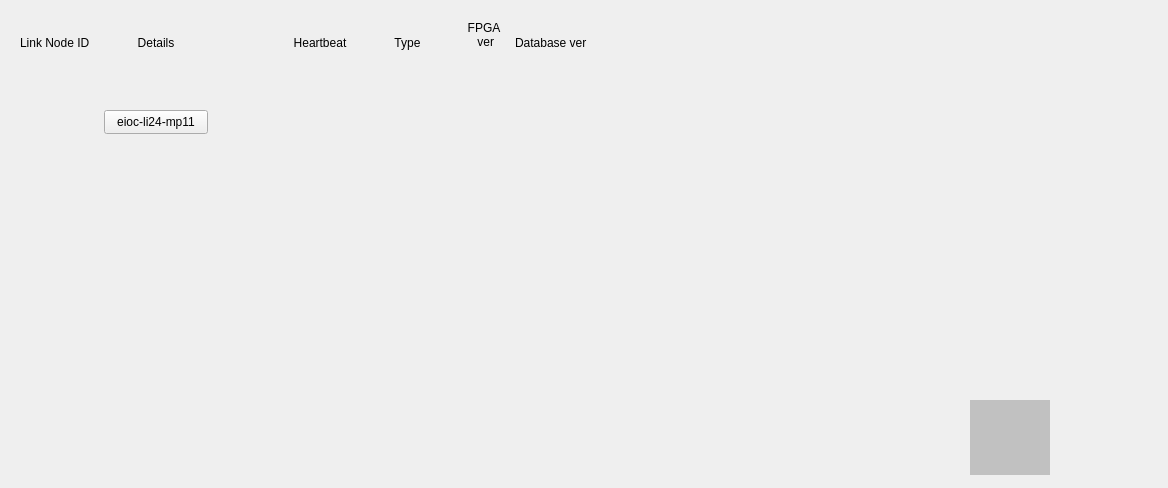
<?xml version="1.0" encoding="UTF-8"?>
<ui version="4.0">
 <class>Form</class>
 <widget class="QWidget" name="Form">
  <property name="geometry">
   <rect>
    <x>0</x>
    <y>0</y>
    <width>1168</width>
    <height>488</height>
   </rect>
  </property>
  <property name="windowTitle">
   <string>MPS LI24 Main</string>
  </property>
  <widget class="PyDMFrame" name="PyDMFrame">
   <property name="geometry">
    <rect>
     <x>10</x>
     <y>10</y>
     <width>650</width>
     <height>181</height>
    </rect>
   </property>
   <property name="toolTip">
    <string/>
   </property>
   <widget class="PyDMEmbeddedDisplay" name="PyDMEmbeddedDisplay">
    <property name="geometry">
     <rect>
      <x>60</x>
      <y>50</y>
      <width>561</width>
      <height>31</height>
     </rect>
    </property>
    <property name="toolTip">
     <string/>
    </property>
    <property name="macros" stdset="0">
     <string>{&quot;DEV&quot;: &quot;EIOC&quot;, &quot;LOCA&quot;: &quot;LI24&quot;, &quot;INST&quot;: &quot;MP01&quot;, &quot;DEV2&quot;: &quot;MPS&quot;, &quot;inst&quot;: &quot;mp01&quot;, &quot;loca&quot;: &quot;li24&quot;, &quot;DEV3&quot;: &quot;EIOC&quot;, &quot;file&quot;: &quot;mps_linknode&quot;, &quot;LOCA1&quot;: &quot;LI24&quot;}</string>
    </property>
    <property name="filename" stdset="0">
     <string>LinkNode_embeded_2.ui</string>
    </property>
    <property name="loadWhenShown" stdset="0">
     <bool>true</bool>
    </property>
    <property name="disconnectWhenHidden" stdset="0">
     <bool>true</bool>
    </property>
    <property name="followSymlinks" stdset="0">
     <bool>false</bool>
    </property>
   </widget>
   <widget class="QLabel" name="label">
    <property name="geometry">
     <rect>
      <x>10</x>
      <y>25</y>
      <width>80</width>
      <height>15</height>
     </rect>
    </property>
    <property name="text">
     <string>Link Node ID</string>
    </property>
   </widget>
   <widget class="QLabel" name="label_2">
    <property name="geometry">
     <rect>
      <x>94</x>
      <y>25</y>
      <width>104</width>
      <height>15</height>
     </rect>
    </property>
    <property name="text">
     <string>Details</string>
    </property>
    <property name="alignment">
     <set>Qt::AlignCenter</set>
    </property>
   </widget>
   <widget class="QLabel" name="label_3">
    <property name="geometry">
     <rect>
      <x>275</x>
      <y>25</y>
      <width>70</width>
      <height>15</height>
     </rect>
    </property>
    <property name="text">
     <string>Heartbeat</string>
    </property>
    <property name="alignment">
     <set>Qt::AlignCenter</set>
    </property>
   </widget>
   <widget class="QLabel" name="label_4">
    <property name="geometry">
     <rect>
      <x>355</x>
      <y>25</y>
      <width>85</width>
      <height>16</height>
     </rect>
    </property>
    <property name="text">
     <string>Type</string>
    </property>
    <property name="alignment">
     <set>Qt::AlignCenter</set>
    </property>
   </widget>
   <widget class="QLabel" name="label_6">
    <property name="geometry">
     <rect>
      <x>505</x>
      <y>25</y>
      <width>80</width>
      <height>15</height>
     </rect>
    </property>
    <property name="text">
     <string>Database ver</string>
    </property>
   </widget>
   <widget class="PyDMLabel" name="PyDMLabel">
    <property name="geometry">
     <rect>
      <x>60</x>
      <y>100</y>
      <width>24</width>
      <height>24</height>
     </rect>
    </property>
    <property name="toolTip">
     <string/>
    </property>
    <property name="alignment">
     <set>Qt::AlignCenter</set>
    </property>
    <property name="alarmSensitiveContent" stdset="0">
     <bool>true</bool>
    </property>
    <property name="channel" stdset="0">
     <string>PICM:LI24:MP11:LN_ID</string>
    </property>
   </widget>
   <widget class="PyDMFrame" name="PyDMFrame_6">
    <property name="geometry">
     <rect>
      <x>90</x>
      <y>96</y>
      <width>112</width>
      <height>32</height>
     </rect>
    </property>
    <property name="toolTip">
     <string/>
    </property>
    <property name="alarmSensitiveBorder" stdset="0">
     <bool>true</bool>
    </property>
    <property name="channel" stdset="0">
     <string>MPS:LI24:MP11:STATSUMY.SEVR</string>
    </property>
    <widget class="PyDMShellCommand" name="PyDMShellCommand">
     <property name="geometry">
      <rect>
       <x>4</x>
       <y>4</y>
       <width>104</width>
       <height>24</height>
      </rect>
     </property>
     <property name="toolTip">
      <string/>
     </property>
     <property name="text">
      <string>eioc-li24-mp11</string>
     </property>
     <property name="showIcon" stdset="0">
      <bool>false</bool>
     </property>
     <property name="commands" stdset="0">
      <stringlist>
       <string>edm -m &quot;PRIM=PICM,LOCA2=LI24,LOCA3=LI24,LOCA1=LI24,LOCA=LI24,UNIT=MP11,UNIT1=791,UNIT2=811,UNIT3=16-3,UNIT4=16-4,UNIT5=16-5,UNIT6=16-6,UNIT7=16-7,UNIT8=16-8&quot; -x mps_pic1_linknode_ln16</string>
      </stringlist>
     </property>
    </widget>
   </widget>
   <widget class="PyDMLabel" name="PyDMLabel_3">
    <property name="geometry">
     <rect>
      <x>355</x>
      <y>100</y>
      <width>88</width>
      <height>24</height>
     </rect>
    </property>
    <property name="toolTip">
     <string/>
    </property>
    <property name="alignment">
     <set>Qt::AlignCenter</set>
    </property>
    <property name="alarmSensitiveContent" stdset="0">
     <bool>true</bool>
    </property>
    <property name="channel" stdset="0">
     <string>PICM:LI24:MP11:LN_TYPE</string>
    </property>
   </widget>
   <widget class="PyDMLabel" name="PyDMLabel_4">
    <property name="geometry">
     <rect>
      <x>450</x>
      <y>100</y>
      <width>48</width>
      <height>24</height>
     </rect>
    </property>
    <property name="toolTip">
     <string/>
    </property>
    <property name="alignment">
     <set>Qt::AlignCenter</set>
    </property>
    <property name="alarmSensitiveContent" stdset="0">
     <bool>true</bool>
    </property>
    <property name="channel" stdset="0">
     <string>PICM:LI24:MP11:FPGA_VERSION</string>
    </property>
    <property name="displayFormat" stdset="0">
     <enum>PyDMLabel::Hex</enum>
    </property>
   </widget>
   <widget class="PyDMLabel" name="PyDMLabel_5">
    <property name="geometry">
     <rect>
      <x>505</x>
      <y>100</y>
      <width>95</width>
      <height>24</height>
     </rect>
    </property>
    <property name="toolTip">
     <string/>
    </property>
    <property name="alignment">
     <set>Qt::AlignCenter</set>
    </property>
    <property name="alarmSensitiveContent" stdset="0">
     <bool>true</bool>
    </property>
    <property name="channel" stdset="0">
     <string>PICM:LI24:MP11:DB_VERSION.SVAL</string>
    </property>
   </widget>
   <widget class="PyDMLabel" name="PyDMLabel_2">
    <property name="geometry">
     <rect>
      <x>275</x>
      <y>100</y>
      <width>72</width>
      <height>24</height>
     </rect>
    </property>
    <property name="toolTip">
     <string/>
    </property>
    <property name="alignment">
     <set>Qt::AlignCenter</set>
    </property>
    <property name="alarmSensitiveContent" stdset="0">
     <bool>true</bool>
    </property>
    <property name="channel" stdset="0">
     <string>EIOC:LI24:MP11:HEARTBEAT</string>
    </property>
   </widget>
   <widget class="QLabel" name="label_5">
    <property name="geometry">
     <rect>
      <x>450</x>
      <y>10</y>
      <width>48</width>
      <height>30</height>
     </rect>
    </property>
    <property name="text">
     <string>FPGA
 ver</string>
    </property>
    <property name="alignment">
     <set>Qt::AlignCenter</set>
    </property>
   </widget>
  </widget>
  <widget class="PyDMDrawingRectangle" name="PyDMDrawingRectangle_8">
   <property name="geometry">
    <rect>
     <x>0</x>
     <y>0</y>
     <width>1100</width>
     <height>488</height>
    </rect>
   </property>
   <property name="toolTip">
    <string/>
   </property>
   <property name="styleSheet">
    <string notr="true"/>
   </property>
   <property name="brush" stdset="0">
    <brush brushstyle="SolidPattern">
     <color alpha="255">
      <red>193</red>
      <green>193</green>
      <blue>193</blue>
     </color>
    </brush>
   </property>
  </widget>
  <widget class="PyDMDrawingImage" name="PyDMDrawingImage">
   <property name="geometry">
    <rect>
     <x>970</x>
     <y>400</y>
     <width>80</width>
     <height>75</height>
    </rect>
   </property>
   <property name="toolTip">
    <string/>
   </property>
   <property name="styleSheet">
    <string notr="true">background-color: rgb(193, 193, 193);</string>
   </property>
   <property name="brush" stdset="0">
    <brush brushstyle="SolidPattern">
     <color alpha="255">
      <red>193</red>
      <green>193</green>
      <blue>195</blue>
     </color>
    </brush>
   </property>
   <property name="filename" stdset="0">
    <string>lcls_mps_lockup_stacked_digital.png</string>
   </property>
  </widget>
  <zorder>PyDMDrawingRectangle_8</zorder>
  <zorder>PyDMFrame</zorder>
  <zorder>PyDMDrawingImage</zorder>
 </widget>
 <customwidgets>
  <customwidget>
   <class>PyDMLabel</class>
   <extends>QLabel</extends>
   <header>pydm.widgets.label</header>
  </customwidget>
  <customwidget>
   <class>PyDMDrawingImage</class>
   <extends>QWidget</extends>
   <header>pydm.widgets.drawing</header>
  </customwidget>
  <customwidget>
   <class>PyDMDrawingRectangle</class>
   <extends>QWidget</extends>
   <header>pydm.widgets.drawing</header>
  </customwidget>
  <customwidget>
   <class>PyDMEmbeddedDisplay</class>
   <extends>QFrame</extends>
   <header>pydm.widgets.embedded_display</header>
  </customwidget>
  <customwidget>
   <class>PyDMFrame</class>
   <extends>QFrame</extends>
   <header>pydm.widgets.frame</header>
   <container>1</container>
  </customwidget>
  <customwidget>
   <class>PyDMShellCommand</class>
   <extends>QPushButton</extends>
   <header>pydm.widgets.shell_command</header>
  </customwidget>
 </customwidgets>
 <resources/>
 <connections/>
</ui>
